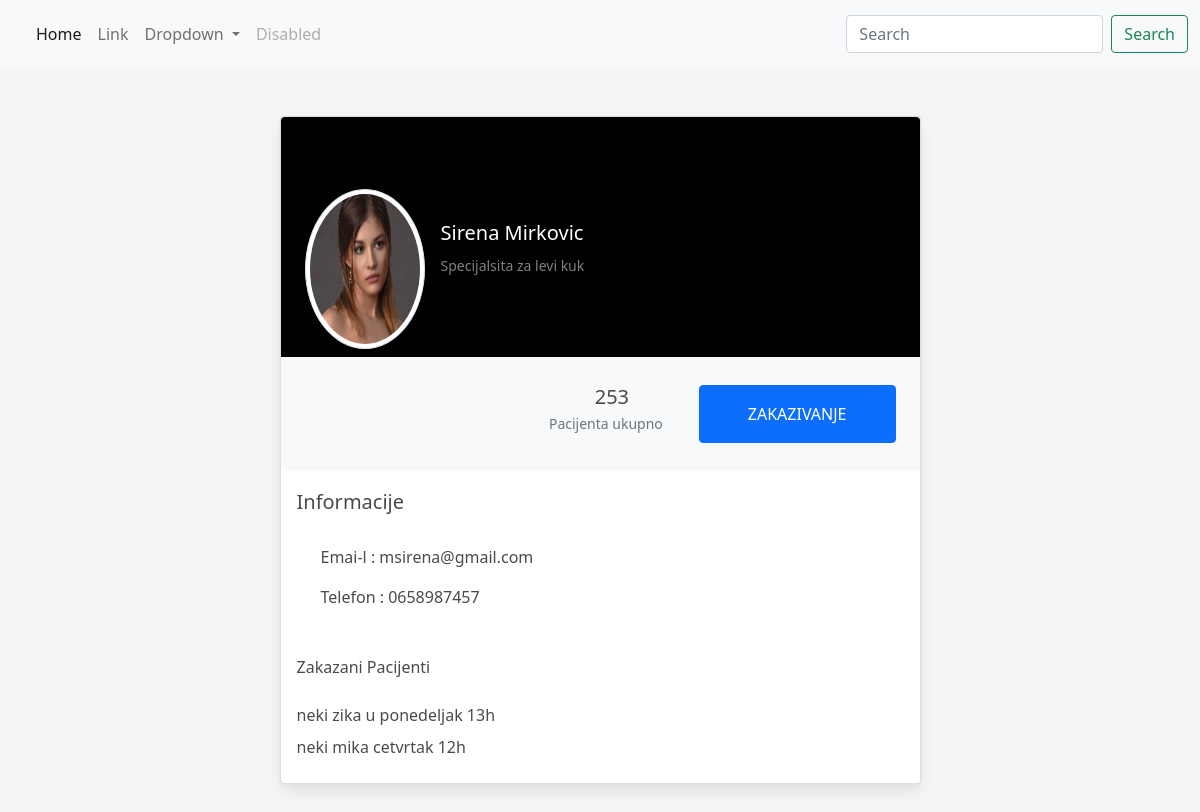
/doctor/4/, run on the app's committed database.
### doctors/models.py (models this page shows)
class DoctorProfile(models.Model):
    user = models.ForeignKey(User, on_delete=models.CASCADE)
    slug = models.SlugField()
    profile_pic = models.ImageField(null=True, blank=True, upload_to="images")
    name = models.CharField(max_length=255)
    email = models.EmailField()
    phone = models.CharField(max_length=255)
    specialization =models.CharField(max_length=255)
    def __str__(self):
        return str(self.name)

### doctors/views.py (the view)
# urls.py: path('<int:pk>/', DoctorProfilePageView,name="doctor_profile" )
def DoctorProfilePageView(request,pk):
    doc_id = DoctorProfile.objects.get(pk=pk)
    doc_profiles = DoctorProfile.objects.all()
    return render(request, 'doctor_profile.html',{'doc_id':doc_id,'doc_profiles':doc_profiles})

### doctors/templates/doctor_profile.html (shortened to what this page needs)
{% extends 'core.html' %}
{% block content %}
  {% for doctor_profile in doc_profiles %}
        {% if doctor_profile == doc_id %}
<section class="h-100 gradient-custom-2">
    <div class="container py-5 h-100">
      <div class="row d-flex justify-content-center align-items-center h-100">
        <div class="col col-lg-9 col-xl-7">
          <div class="card">
            <div class="rounded-top text-white d-flex flex-row" style="background-color: #000;">
              <div class="ms-4 mt-5 d-flex flex-column">
                <img style="width: 10vw; height: 20vh;"  src="{{ doctor_profile.profile_pic.url }}" alt="Generic placeholder image" class="img-fluid img-thumbnail  docPic rounded-circle  mt-4 mb-2">
              </div>
              <div class="ms-3 pb-3" style="margin-top: 13vh" >
                <h5 >{{ doctor_profile }}</h5>
                <p  style="margin-bottom:0vh;"><small style="color:gray">{{ doctor_profile.specialization }}</small> </p>
              </div>
            </div>
            <div class="p-4 text-black" style="background-color: #f8f9fa;">
              <div class="d-flex justify-content-end text-center py-1">
                <div>
                  <p class="mb-1 h5">253</p>
                  <p class="small text-muted mb-0 mr-3">Pacijenta ukupno</p>
                </div>
                <div>
                    <button class="btn btn-primary px-5 py-3 ml-5">ZAKAZIVANJE</button>
                </div>
              </div>
            </div>
            <div class="card-body p-3 text-black">
              <div class="mb-5">
                <p class="lead fw-normal mb-1">Informacije</p>
                <div class="p-4" >
                    <p>Emai-l : {{ doctor_profile.email }}</p>
                    <p>Telefon : {{ doctor_profile.phone }}</p>
                </div>
              </div>
              <div style="margin-top: -5vh;" class=" justify-content-start  mb-4">
                <p class=" fw-normal mb-0">Zakazani Pacijenti</p>
              </div>
              <div class="row g-2">
                <div class="col mb-2">
                    neki zika u ponedeljak 13h
                </div>
              </div>
              <div class="col mb-2">
                neki mika cetvrtak 12h
            </div>
            </div>
          </div>
        </div>
      </div>
    </div>
  </section>
  {% endif %}
  {% endfor %}
  {% endblock %}

### objects/templates/core.html (style rules this page uses)
body { background:rgb(247, 244, 244); }

### data on the page
DoctorProfile: profile_pic (picture), name "Sirena Mirkovic", specialization "Specijalsita za levi kuk", email "msirena@gmail.com", phone "0658987457"
